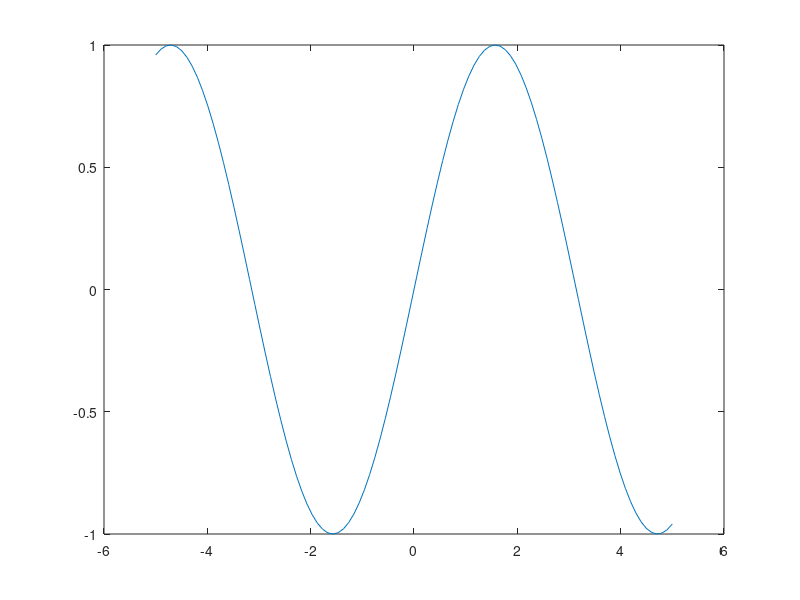
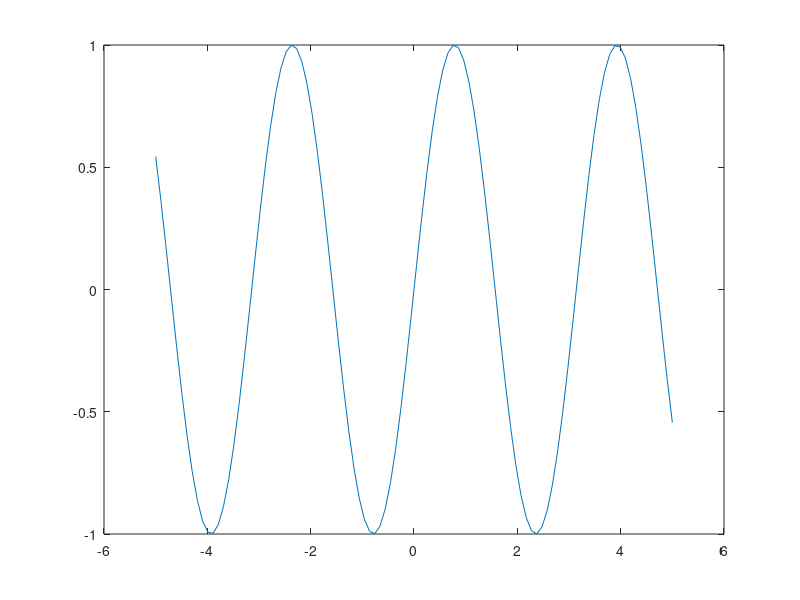
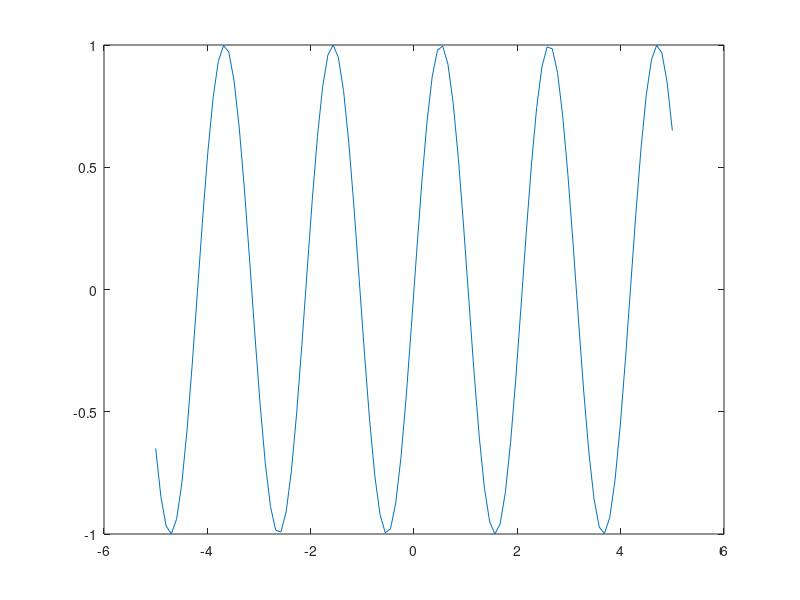
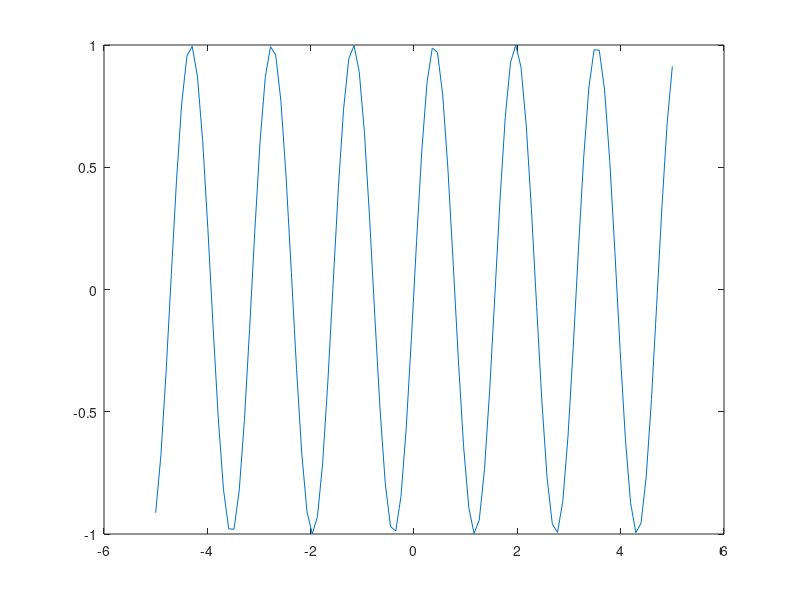

Recreate these plots in MATLAB, in order.
x = linspace(-5,5);

for i=1:5
    y = sin(x*i);
    f=figure(i)
    plot(x,y) ;
    saveas(f,['fig' num2str(i) '.jpg'])
    
end
    